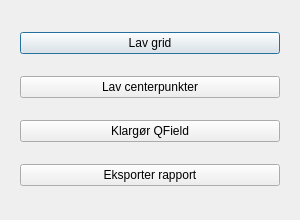
<?xml version="1.0" encoding="UTF-8"?>
<ui version="4.0">
 <class>JordproverDialogBase</class>
 <widget class="QDialog" name="JordproverDialogBase">
  <property name="geometry">
   <rect>
    <x>0</x>
    <y>0</y>
    <width>300</width>
    <height>220</height>
   </rect>
  </property>
  <property name="windowTitle">
   <string>Jordprover</string>
  </property>
  <layout class="QVBoxLayout" name="verticalLayout">
   <property name="spacing">
    <number>10</number>
   </property>
   <property name="leftMargin">
    <number>20</number>
   </property>
   <property name="topMargin">
    <number>20</number>
   </property>
   <property name="rightMargin">
    <number>20</number>
   </property>
   <property name="bottomMargin">
    <number>20</number>
   </property>
   <item>
    <widget class="QPushButton" name="btnLavGrid">
     <property name="text">
      <string>Lav grid</string>
     </property>
     <property name="minimumHeight">
      <number>36</number>
     </property>
    </widget>
   </item>
   <item>
    <widget class="QPushButton" name="btnLavCenterpunkter">
     <property name="text">
      <string>Lav centerpunkter</string>
     </property>
     <property name="minimumHeight">
      <number>36</number>
     </property>
    </widget>
   </item>
   <item>
    <widget class="QPushButton" name="btnKlargorQField">
     <property name="text">
      <string>Klargør QField</string>
     </property>
     <property name="minimumHeight">
      <number>36</number>
     </property>
    </widget>
   </item>
   <item>
    <widget class="QPushButton" name="btnLavPDF">
     <property name="text">
      <string>Eksporter rapport</string>
     </property>
     <property name="minimumHeight">
      <number>36</number>
     </property>
    </widget>
   </item>
  </layout>
 </widget>
 <resources/>
 <connections/>
</ui>
